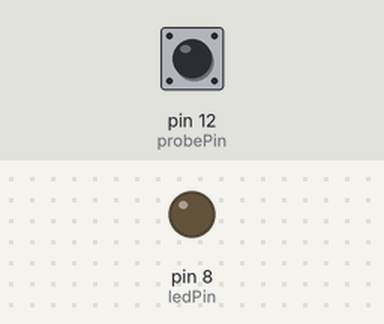
Simulated run of this sketch. Board: Arduino Uno, built with avr-gcc and run on an emulated ATmega328P. On the bench: output pins drawn as LEDs (lit = HIGH). The inputs (shaded band) are chosen by the test bench; at power-on: pin 12 (probePin) HIGH.

Above: at 1.2 s.
1.3 s: pin 12 (probePin) pulled LOW for 0.15 s
At 1.37 s:
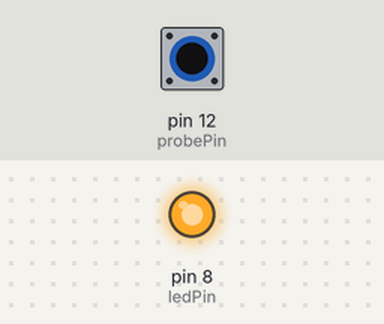
2.9 s: pin 12 (probePin) pulled LOW for 3.2 s
At 7.1 s:
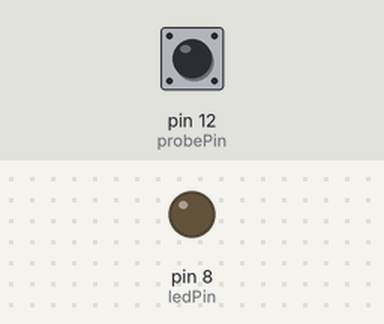
Timing chart, 0 to 8.6 s (numbered marks = the images above; inputs shaded):
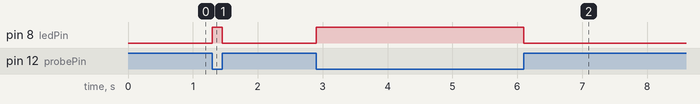

Measured:
- after the input at 1.3 s, pin 8 (ledPin): LOW → HIGH at once, → LOW 0.15 s later
- after the input at 2.9 s, pin 8 (ledPin): LOW → HIGH at once, → LOW 3.2 s later

The sketch:

lab8_task1.ino
```cpp
const int probePin = 12;
const int ledPin = 8;

void setup() {
  pinMode(probePin, INPUT_PULLUP);
  pinMode(ledPin, OUTPUT);
  digitalWrite(ledPin, LOW);
}

void loop() {
  bool continuity = (digitalRead(probePin) == LOW);
  digitalWrite(ledPin, continuity ? HIGH : LOW);
}
```
